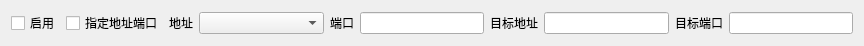
<?xml version="1.0" encoding="UTF-8"?>
<ui version="4.0">
 <class>UdpTransmissionItem</class>
 <widget class="QWidget" name="UdpTransmissionItem">
  <property name="geometry">
   <rect>
    <x>0</x>
    <y>0</y>
    <width>864</width>
    <height>38</height>
   </rect>
  </property>
  <property name="windowTitle">
   <string>Form</string>
  </property>
  <layout class="QHBoxLayout" name="horizontalLayout">
   <item>
    <widget class="QCheckBox" name="enableCheckBox">
     <property name="text">
      <string>启用</string>
     </property>
    </widget>
   </item>
   <item>
    <widget class="QCheckBox" name="customAddressCheckBox">
     <property name="text">
      <string>指定地址端口</string>
     </property>
    </widget>
   </item>
   <item>
    <widget class="QLabel" name="label">
     <property name="text">
      <string>地址</string>
     </property>
    </widget>
   </item>
   <item>
    <widget class="QComboBox" name="addressComboBox">
     <property name="sizePolicy">
      <sizepolicy hsizetype="Expanding" vsizetype="Fixed">
       <horstretch>0</horstretch>
       <verstretch>0</verstretch>
      </sizepolicy>
     </property>
    </widget>
   </item>
   <item>
    <widget class="QLabel" name="label_2">
     <property name="text">
      <string>端口</string>
     </property>
    </widget>
   </item>
   <item>
    <widget class="QLineEdit" name="portLineEdit"/>
   </item>
   <item>
    <widget class="QLabel" name="label_3">
     <property name="text">
      <string>目标地址</string>
     </property>
    </widget>
   </item>
   <item>
    <widget class="QLineEdit" name="targetAddressLineEdit"/>
   </item>
   <item>
    <widget class="QLabel" name="label_4">
     <property name="text">
      <string>目标端口</string>
     </property>
    </widget>
   </item>
   <item>
    <widget class="QLineEdit" name="targetPortLineEdit"/>
   </item>
  </layout>
 </widget>
 <resources/>
 <connections/>
</ui>
